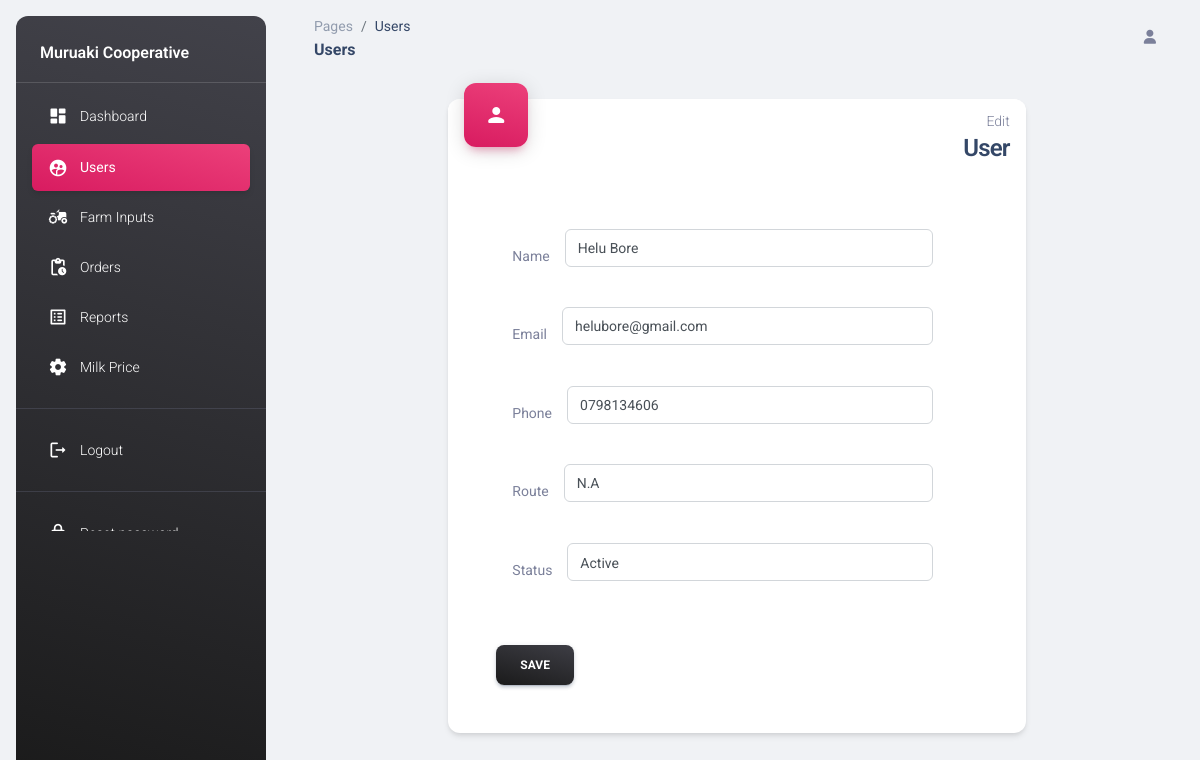
The page /modules/admin/edituser.php?userid=1 on the database its author committed.
### tables this page shows
CREATE TABLE `users` (
  `id` int(10) NOT NULL,
  `name` varchar(100) NOT NULL,
  `email` varchar(50) NOT NULL,
  `phone` varchar(10) NOT NULL,
  `route` varchar(50) DEFAULT NULL,
  `password` varchar(512) NOT NULL,
  `access_right` int(1) NOT NULL COMMENT '0 - admin, 1 - staff 2- farmer',
  `status` int(1) NOT NULL COMMENT '0 - suspended\r\n1 - active',
  `password_updated` int(1) NOT NULL,
  `access_code` text NOT NULL,
  `date` date NOT NULL
);

### objects/user.php (called while the page is built, shortened)
<?php
class User{
  private $conn;
  private $table_name = "users";
	public $id;
    public function __construct($db){
        $this->conn = $db;
    }
	public function readOneUser(){
      $query = "SELECT *
      FROM " . $this->table_name . "
      WHERE id = :id";
      $stmt = $this->conn->prepare( $query );
      $stmt->bindParam(":id", $this->id);
      $stmt->execute();
      $count = $stmt->rowCount();
      if($count > 0){
        $row = $stmt->fetch(PDO::FETCH_ASSOC);
        extract($row);
        $this->name = $name;
        $this->email = $email;
        $this->phone = $phone;
      }
      else{
        return false;
      }
   }
}
?>

### modules/admin/edituser.php (the view, shortened to what this page needs)
<?php include_once'layout_header.php';?>
<?php
include_once '../../objects/user.php';
$database = new Database();
$db = $database->getConnection();
$user = new User($db);
$user->id = isset($_GET["userid"]) ? $_GET['userid'] : exit;
$user->readOneUser();
?>
<aside class="sidenav navbar navbar-vertical navbar-expand-xs border-0 border-radius-xl my-3 fixed-start ms-3   bg-gradient-dark" id="sidenav-main">
  <p class="text-white text-bold mt-4 px-4">Muruaki Cooperative</p>
    <hr class="horizontal light mt-0 mb-2">
    <div class="collapse navbar-collapse  w-auto  max-height-vh-100" id="sidenav-collapse-main">
      <ul class="navbar-nav">
        <li class="nav-item">
          <a class="nav-link text-white" href="./dashboard.php">
            <div class="text-white text-center me-2 d-flex align-items-center justify-content-center">
              <i class="material-icons opacity-10">dashboard</i>
            </div>
            <span class="nav-link-text ms-1">Dashboard</span>
          </a>
        </li>
        <li class="nav-item">
          <a class="nav-link text-white active bg-gradient-primary" href="./users.php">
            <div class="text-white text-center me-2 d-flex align-items-center justify-content-center">
              <i class="material-icons opacity-10">supervised_user_circle</i>
            </div>
            <span class="nav-link-text ms-1">Users</span>
          </a>
        </li>
        <li class="nav-item">
          <a class="nav-link text-white " href="./inputs.php">
            <div class="text-white text-center me-2 d-flex align-items-center justify-content-center">
              <i class="material-icons opacity-10">agriculture</i>
            </div>
            <span class="nav-link-text ms-1">Farm Inputs</span>
          </a>
        </li>
        <li class="nav-item">
          <a class="nav-link text-white " href="./orders.php">
            <div class="text-white text-center me-2 d-flex align-items-center justify-content-center">
              <i class="material-icons opacity-10">pending_actions</i>
            </div>
            <span class="nav-link-text ms-1">Orders</span>
          </a>
        </li>
        <li class="nav-item">
          <a class="nav-link text-white" href="./reports.php">
            <div class="text-white text-center me-2 d-flex align-items-center justify-content-center">
              <i class="material-icons opacity-10">list_alt</i>
            </div>
            <span class="nav-link-text ms-1">Reports</span>
          </a>
        </li>
        <li class="nav-item">
          <a class="nav-link text-white " href="./settings.php">
            <div class="text-white text-center me-2 d-flex align-items-center justify-content-center">
              <i class="material-icons opacity-10">settings</i>
            </div>
            <span class="nav-link-text ms-1">Milk Price</span>
          </a>
        </li>
        <hr>
        <li class="nav-item">
          <a class="nav-link text-white " href="../../auth/logout.php">
            <div class="text-white text-center me-2 d-flex align-items-center justify-content-center">
              <i class="material-icons opacity-10">logout</i>
            </div>
            <span class="nav-link-text ms-1">Logout</span>
          </a>
        </li>
        <hr>
        <li class="nav-item">
          <a class="nav-link text-white " href="../../auth/reset_password_initial.php">
            <div class="text-white text-center me-2 d-flex align-items-center justify-content-center">
              <i class="material-icons opacity-10">lock</i>
            </div>
            <span class="nav-link-text ms-1">Reset password</span>
          </a>
        </li>
      </ul>
    </div>
  </aside>
  <main class="main-content position-relative max-height-vh-100 h-100 border-radius-lg ">
    <nav class="navbar navbar-main navbar-expand-lg px-0 mx-4 shadow-none border-radius-xl" id="navbarBlur" navbar-scroll="true">
      <div class="container-fluid py-1 px-3">
        <nav aria-label="breadcrumb">
          <ol class="breadcrumb bg-transparent mb-0 pb-0 pt-1 px-0 me-sm-6 me-5">
            <li class="breadcrumb-item text-sm"><a class="opacity-5 text-dark" href="javascript:;">Pages</a></li>
            <li class="breadcrumb-item text-sm text-dark active" aria-current="page">Users</li>
          </ol>
          <h6 class="font-weight-bolder mb-0">Users</h6>
        </nav>
        <div class="collapse justify-content-end navbar-collapse mt-sm-0 mt-2 me-md-0 me-sm-4" id="navbar">
          <ul class="navbar-nav  justify-content-end">
          <li class="nav-item d-flex align-items-center">
              <a href="javascript:;" class="nav-link text-body font-weight-bold px-0">
                <i class="fa fa-user me-sm-1"></i>
              </a>
            </li>
          </ul>
        </div>
      </div>
    </nav>
    <div class="container-fluid py-4">
      <div class="row mb-4">
        <div class="col-8 mx-auto mb-xl-0 mb-4">
          <div class="card">
            <div class="card-header p-3 pt-2">
              <div class="icon icon-lg icon-shape bg-gradient-primary shadow-primary text-center border-radius-xl mt-n4 position-absolute">
                <i class="material-icons opacity-10">person</i>
              </div>
              <div class="text-end pt-1">
                <p class="text-sm mb-0 text-capitalize">Edit</p>
                <h4 class="mb-0">User</h4>
              </div>
            </div>
            <div class="row p-4">
                <div class="col-10">
                  <form action="edituser.php?userid= <?php echo $_GET['userid']; ?>" method="post">
                  <div class="input-group input-group-outline m-4">
                    <label class="m-3">Name</label>
                    <input type="text" class="form-control"  value="<?php echo $user->name; ?>" name="username" required>
                  </div>
                  <div class="input-group input-group-outline m-4">
                    <label class="m-3">Email</label>
                    <input type="email" class="form-control" value="<?php echo $user->email; ?>" name="email" required>
                  </div>
                  <div class="input-group input-group-outline m-4">
                    <label class="m-3">Phone</label>
                    <input type="phone" class="form-control" value="<?php echo $user->phone; ?>" name="phone" required>
                  </div>
                  <div class="input-group input-group-outline m-4">
                    <label class="m-3">Route</label>
                    <input type="text" class="form-control"  value="<?php echo isset($user->route) ? $user->route : "N.A"; ?>" name="route" required>
                  </div>
                  <div class="input-group input-group-outline m-4">
                    <label class="m-3">Status</label>
                    <select name="status" class="form-control" required>
                      <option value="1">Active</option>
                    </select>
                  </div>
                  <button class="btn bg-gradient-dark m-4" type="submit">Save</button>
                  </form>
                </div>
            </div>
          </div>
        </div>
      </div>
<?php include_once'layout_footer.php'; ?>

### assets/css/nucleo-svg.css (style rules this page uses)
.icon { display: inline-block; color: #111111; height: 1em; width: 1em; }
.icon-lg { height: 1.6em; width: 1.6em; }
.icon { fill: currentColor; stroke: none; }

### rows shown on the page
users: username "Helu Bore", email "helubore@gmail.com", phone "0798134606"
